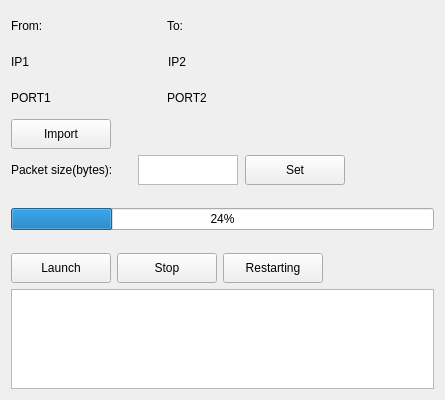
<?xml version="1.0" encoding="UTF-8"?>
<ui version="4.0">
 <class>MainForm</class>
 <widget class="QWidget" name="MainForm">
  <property name="geometry">
   <rect>
    <x>0</x>
    <y>0</y>
    <width>445</width>
    <height>400</height>
   </rect>
  </property>
  <property name="minimumSize">
   <size>
    <width>445</width>
    <height>400</height>
   </size>
  </property>
  <property name="maximumSize">
   <size>
    <width>445</width>
    <height>400</height>
   </size>
  </property>
  <property name="windowTitle">
   <string>Form</string>
  </property>
  <layout class="QVBoxLayout" name="verticalLayout">
   <item>
    <layout class="QVBoxLayout" name="verticalLayout_2">
     <item>
      <layout class="QHBoxLayout" name="horizontalLayout">
       <property name="sizeConstraint">
        <enum>QLayout::SetDefaultConstraint</enum>
       </property>
       <item>
        <widget class="QLabel" name="label">
         <property name="minimumSize">
          <size>
           <width>150</width>
           <height>30</height>
          </size>
         </property>
         <property name="maximumSize">
          <size>
           <width>150</width>
           <height>30</height>
          </size>
         </property>
         <property name="text">
          <string>From:</string>
         </property>
        </widget>
       </item>
       <item>
        <widget class="QLabel" name="label_2">
         <property name="minimumSize">
          <size>
           <width>150</width>
           <height>30</height>
          </size>
         </property>
         <property name="maximumSize">
          <size>
           <width>150</width>
           <height>30</height>
          </size>
         </property>
         <property name="text">
          <string>To:</string>
         </property>
        </widget>
       </item>
       <item>
        <spacer name="horizontalSpacer">
         <property name="orientation">
          <enum>Qt::Horizontal</enum>
         </property>
         <property name="sizeHint" stdset="0">
          <size>
           <width>40</width>
           <height>20</height>
          </size>
         </property>
        </spacer>
       </item>
      </layout>
     </item>
     <item>
      <layout class="QHBoxLayout" name="horizontalLayout_2">
       <property name="spacing">
        <number>7</number>
       </property>
       <item>
        <widget class="QLabel" name="From">
         <property name="minimumSize">
          <size>
           <width>150</width>
           <height>30</height>
          </size>
         </property>
         <property name="maximumSize">
          <size>
           <width>150</width>
           <height>30</height>
          </size>
         </property>
         <property name="text">
          <string>IP1</string>
         </property>
        </widget>
       </item>
       <item>
        <widget class="QLabel" name="To">
         <property name="minimumSize">
          <size>
           <width>150</width>
           <height>30</height>
          </size>
         </property>
         <property name="maximumSize">
          <size>
           <width>150</width>
           <height>30</height>
          </size>
         </property>
         <property name="text">
          <string>IP2</string>
         </property>
        </widget>
       </item>
       <item>
        <spacer name="horizontalSpacer_2">
         <property name="orientation">
          <enum>Qt::Horizontal</enum>
         </property>
         <property name="sizeHint" stdset="0">
          <size>
           <width>40</width>
           <height>20</height>
          </size>
         </property>
        </spacer>
       </item>
      </layout>
     </item>
    </layout>
   </item>
   <item>
    <layout class="QHBoxLayout" name="horizontalLayout_6">
     <item>
      <widget class="QLabel" name="PORT1">
       <property name="minimumSize">
        <size>
         <width>150</width>
         <height>30</height>
        </size>
       </property>
       <property name="maximumSize">
        <size>
         <width>150</width>
         <height>30</height>
        </size>
       </property>
       <property name="text">
        <string>PORT1</string>
       </property>
      </widget>
     </item>
     <item>
      <widget class="QLabel" name="PORT2">
       <property name="minimumSize">
        <size>
         <width>150</width>
         <height>30</height>
        </size>
       </property>
       <property name="maximumSize">
        <size>
         <width>150</width>
         <height>30</height>
        </size>
       </property>
       <property name="text">
        <string>PORT2</string>
       </property>
      </widget>
     </item>
     <item>
      <spacer name="horizontalSpacer_6">
       <property name="orientation">
        <enum>Qt::Horizontal</enum>
       </property>
       <property name="sizeHint" stdset="0">
        <size>
         <width>40</width>
         <height>20</height>
        </size>
       </property>
      </spacer>
     </item>
    </layout>
   </item>
   <item>
    <layout class="QHBoxLayout" name="horizontalLayout_4">
     <item>
      <widget class="QPushButton" name="Import">
       <property name="minimumSize">
        <size>
         <width>100</width>
         <height>30</height>
        </size>
       </property>
       <property name="maximumSize">
        <size>
         <width>100</width>
         <height>30</height>
        </size>
       </property>
       <property name="text">
        <string>Import</string>
       </property>
      </widget>
     </item>
     <item>
      <spacer name="horizontalSpacer_4">
       <property name="orientation">
        <enum>Qt::Horizontal</enum>
       </property>
       <property name="sizeHint" stdset="0">
        <size>
         <width>40</width>
         <height>20</height>
        </size>
       </property>
      </spacer>
     </item>
    </layout>
   </item>
   <item>
    <layout class="QHBoxLayout" name="horizontalLayout_5">
     <property name="spacing">
      <number>7</number>
     </property>
     <item>
      <widget class="QLabel" name="label_3">
       <property name="sizePolicy">
        <sizepolicy hsizetype="Fixed" vsizetype="Fixed">
         <horstretch>0</horstretch>
         <verstretch>0</verstretch>
        </sizepolicy>
       </property>
       <property name="minimumSize">
        <size>
         <width>120</width>
         <height>30</height>
        </size>
       </property>
       <property name="maximumSize">
        <size>
         <width>120</width>
         <height>30</height>
        </size>
       </property>
       <property name="text">
        <string>Packet size(bytes):</string>
       </property>
      </widget>
     </item>
     <item>
      <widget class="QTextEdit" name="packetSize">
       <property name="sizePolicy">
        <sizepolicy hsizetype="Fixed" vsizetype="Fixed">
         <horstretch>0</horstretch>
         <verstretch>0</verstretch>
        </sizepolicy>
       </property>
       <property name="minimumSize">
        <size>
         <width>100</width>
         <height>30</height>
        </size>
       </property>
       <property name="maximumSize">
        <size>
         <width>100</width>
         <height>30</height>
        </size>
       </property>
      </widget>
     </item>
     <item>
      <widget class="QPushButton" name="SetPacket">
       <property name="minimumSize">
        <size>
         <width>100</width>
         <height>30</height>
        </size>
       </property>
       <property name="maximumSize">
        <size>
         <width>100</width>
         <height>30</height>
        </size>
       </property>
       <property name="text">
        <string>Set</string>
       </property>
      </widget>
     </item>
     <item>
      <spacer name="horizontalSpacer_5">
       <property name="orientation">
        <enum>Qt::Horizontal</enum>
       </property>
       <property name="sizeHint" stdset="0">
        <size>
         <width>40</width>
         <height>20</height>
        </size>
       </property>
      </spacer>
     </item>
    </layout>
   </item>
   <item>
    <spacer name="verticalSpacer">
     <property name="orientation">
      <enum>Qt::Vertical</enum>
     </property>
     <property name="sizeHint" stdset="0">
      <size>
       <width>20</width>
       <height>40</height>
      </size>
     </property>
    </spacer>
   </item>
   <item>
    <widget class="QProgressBar" name="progressBar">
     <property name="value">
      <number>24</number>
     </property>
    </widget>
   </item>
   <item>
    <spacer name="verticalSpacer_2">
     <property name="orientation">
      <enum>Qt::Vertical</enum>
     </property>
     <property name="sizeHint" stdset="0">
      <size>
       <width>20</width>
       <height>40</height>
      </size>
     </property>
    </spacer>
   </item>
   <item>
    <layout class="QHBoxLayout" name="horizontalLayout_3">
     <item>
      <widget class="QPushButton" name="Launch">
       <property name="minimumSize">
        <size>
         <width>100</width>
         <height>30</height>
        </size>
       </property>
       <property name="maximumSize">
        <size>
         <width>100</width>
         <height>30</height>
        </size>
       </property>
       <property name="text">
        <string>Launch</string>
       </property>
      </widget>
     </item>
     <item>
      <widget class="QPushButton" name="Stop">
       <property name="minimumSize">
        <size>
         <width>100</width>
         <height>30</height>
        </size>
       </property>
       <property name="maximumSize">
        <size>
         <width>100</width>
         <height>30</height>
        </size>
       </property>
       <property name="text">
        <string>Stop</string>
       </property>
      </widget>
     </item>
     <item>
      <widget class="QPushButton" name="Restarting">
       <property name="minimumSize">
        <size>
         <width>100</width>
         <height>30</height>
        </size>
       </property>
       <property name="maximumSize">
        <size>
         <width>100</width>
         <height>30</height>
        </size>
       </property>
       <property name="text">
        <string>Restarting</string>
       </property>
      </widget>
     </item>
     <item>
      <spacer name="horizontalSpacer_3">
       <property name="orientation">
        <enum>Qt::Horizontal</enum>
       </property>
       <property name="sizeHint" stdset="0">
        <size>
         <width>40</width>
         <height>20</height>
        </size>
       </property>
      </spacer>
     </item>
    </layout>
   </item>
   <item>
    <widget class="QTextBrowser" name="textBrowser">
     <property name="minimumSize">
      <size>
       <width>0</width>
       <height>100</height>
      </size>
     </property>
     <property name="maximumSize">
      <size>
       <width>16777215</width>
       <height>100</height>
      </size>
     </property>
    </widget>
   </item>
  </layout>
 </widget>
 <resources/>
 <connections/>
</ui>
